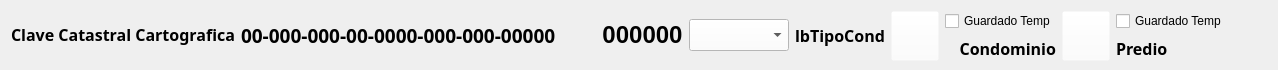
     <widget class="QWidget" name="widget" native="true">
      <property name="sizePolicy">
       <sizepolicy hsizetype="Preferred" vsizetype="Fixed">
        <horstretch>0</horstretch>
        <verstretch>0</verstretch>
       </sizepolicy>
      </property>
      <property name="minimumSize">
       <size>
        <width>0</width>
        <height>70</height>
       </size>
      </property>
      <property name="maximumSize">
       <size>
        <width>16777215</width>
        <height>70</height>
       </size>
      </property>
      <property name="styleSheet">
       <string notr="true"/>
      </property>
      <layout class="QGridLayout" name="gridLayout_36">
       <item row="1" column="13">
        <spacer name="horizontalSpacer_17">
         <property name="orientation">
          <enum>Qt::Horizontal</enum>
         </property>
         <property name="sizeHint" stdset="0">
          <size>
           <width>40</width>
           <height>20</height>
          </size>
         </property>
        </spacer>
       </item>
       <item row="0" column="5" rowspan="2">
        <widget class="QLabel" name="lbTipoCond">
         <property name="font">
          <font>
           <family>Century Gothic</family>
           <pointsize>12</pointsize>
           <weight>75</weight>
           <bold>true</bold>
          </font>
         </property>
         <property name="styleSheet">
          <string notr="true">background : rgb(255,255,255,0)</string>
         </property>
         <property name="text">
          <string>lbTipoCond</string>
         </property>
         <property name="alignment">
          <set>Qt::AlignCenter</set>
         </property>
         <property name="margin">
          <number>10</number>
         </property>
        </widget>
       </item>
       <item row="0" column="6" rowspan="2">
        <widget class="QPushButton" name="btnGuardarCedCond">
         <property name="minimumSize">
          <size>
           <width>0</width>
           <height>50</height>
          </size>
         </property>
         <property name="maximumSize">
          <size>
           <width>50</width>
           <height>50</height>
          </size>
         </property>
         <property name="font">
          <font>
           <family>Century Gothic</family>
           <pointsize>11</pointsize>
           <weight>75</weight>
           <bold>true</bold>
          </font>
         </property>
         <property name="styleSheet">
          <string notr="true">background : rgb(255,255,255,0)</string>
         </property>
         <property name="text">
          <string/>
         </property>
         <property name="icon">
          <iconset>
           <normaloff>:/cedula/icons/flechaBlanca.png</normaloff>:/cedula/icons/flechaBlanca.png</iconset>
         </property>
         <property name="iconSize">
          <size>
           <width>48</width>
           <height>48</height>
          </size>
         </property>
         <property name="flat">
          <bool>false</bool>
         </property>
        </widget>
       </item>
       <item row="0" column="0" rowspan="2">
        <widget class="QLabel" name="label_1">
         <property name="maximumSize">
          <size>
           <width>16777215</width>
           <height>25</height>
          </size>
         </property>
         <property name="font">
          <font>
           <family>Century Gothic</family>
           <pointsize>12</pointsize>
           <weight>75</weight>
           <bold>true</bold>
          </font>
         </property>
         <property name="styleSheet">
          <string notr="true"/>
         </property>
         <property name="text">
          <string>Clave Catastral Cartografica</string>
         </property>
        </widget>
       </item>
       <item row="0" column="4" rowspan="2">
        <widget class="QComboBox" name="cmbCondo">
         <property name="minimumSize">
          <size>
           <width>100</width>
           <height>32</height>
          </size>
         </property>
         <property name="maximumSize">
          <size>
           <width>100</width>
           <height>32</height>
          </size>
         </property>
         <property name="font">
          <font>
           <family>Century Gothic</family>
           <pointsize>14</pointsize>
          </font>
         </property>
         <property name="styleSheet">
          <string notr="true">QComboBox QAbstractItemView::item { min-height: 25; font-family: &quot;Century Gothic&quot;;}
QListView{color: black ; font-size: 16px; outline:none; font-weight:bold; font-family: &quot;Century Gothic&quot;;}QListView::item:selected { color: red; background-color: lightgray; font-family: &quot;Century Gothic&quot;;}
QComboBox{ background : rgb(255,255,255); font-family: &quot;Century Gothic&quot;;}</string>
         </property>
        </widget>
       </item>
       <item row="0" column="11" rowspan="2">
        <widget class="QPushButton" name="btnGuardarCed">
         <property name="minimumSize">
          <size>
           <width>0</width>
           <height>50</height>
          </size>
         </property>
         <property name="maximumSize">
          <size>
           <width>50</width>
           <height>50</height>
          </size>
         </property>
         <property name="font">
          <font>
           <family>Century Gothic</family>
           <pointsize>11</pointsize>
           <weight>75</weight>
           <bold>true</bold>
          </font>
         </property>
         <property name="styleSheet">
          <string notr="true">background : rgb(255,255,255,0)</string>
         </property>
         <property name="text">
          <string/>
         </property>
         <property name="icon">
          <iconset>
           <normaloff>:/cedula/icons/flechaCafe.png</normaloff>:/cedula/icons/flechaCafe.png</iconset>
         </property>
         <property name="iconSize">
          <size>
           <width>48</width>
           <height>48</height>
          </size>
         </property>
         <property name="flat">
          <bool>false</bool>
         </property>
        </widget>
       </item>
       <item row="1" column="9">
        <widget class="QLabel" name="label_17">
         <property name="maximumSize">
          <size>
           <width>240</width>
           <height>16777215</height>
          </size>
         </property>
         <property name="font">
          <font>
           <family>Century Gothic</family>
           <pointsize>12</pointsize>
           <weight>75</weight>
           <bold>true</bold>
          </font>
         </property>
         <property name="text">
          <string>&lt;html&gt;&lt;head/&gt;&lt;body&gt;&lt;p align=&quot;right&quot;&gt;Condominio&lt;/p&gt;&lt;/body&gt;&lt;/html&gt;</string>
         </property>
         <property name="alignment">
          <set>Qt::AlignJustify|Qt::AlignVCenter</set>
         </property>
        </widget>
       </item>
       <item row="0" column="2" rowspan="2">
        <spacer name="horizontalSpacer_16">
         <property name="orientation">
          <enum>Qt::Horizontal</enum>
         </property>
         <property name="sizeHint" stdset="0">
          <size>
           <width>40</width>
           <height>20</height>
          </size>
         </property>
        </spacer>
       </item>
       <item row="0" column="9">
        <widget class="QCheckBox" name="ckbGuardadoTemCedCond">
         <property name="text">
          <string>Guardado Temp</string>
         </property>
        </widget>
       </item>
       <item row="0" column="3" rowspan="2">
        <widget class="QLabel" name="lbPredioGlobal">
         <property name="font">
          <font>
           <pointsize>18</pointsize>
           <weight>75</weight>
           <bold>true</bold>
          </font>
         </property>
         <property name="styleSheet">
          <string notr="true">background : rgb(255,255,255,0);
</string>
         </property>
         <property name="text">
          <string>&lt;html&gt;&lt;head/&gt;&lt;body&gt;&lt;p align=&quot;center&quot;&gt;000000&lt;/p&gt;&lt;/body&gt;&lt;/html&gt;</string>
         </property>
         <property name="alignment">
          <set>Qt::AlignCenter</set>
         </property>
        </widget>
       </item>
       <item row="0" column="1" rowspan="2">
        <widget class="QLabel" name="lbCveCata">
         <property name="maximumSize">
          <size>
           <width>520</width>
           <height>40</height>
          </size>
         </property>
         <property name="font">
          <font>
           <family>Century Gothic</family>
           <pointsize>14</pointsize>
           <weight>75</weight>
           <bold>true</bold>
          </font>
         </property>
         <property name="styleSheet">
          <string notr="true"/>
         </property>
         <property name="text">
          <string>00-000-000-00-0000-000-000-00000</string>
         </property>
        </widget>
       </item>
       <item row="1" column="12">
        <widget class="QLabel" name="label_74">
         <property name="font">
          <font>
           <family>Century Gothic</family>
           <pointsize>12</pointsize>
           <weight>75</weight>
           <bold>true</bold>
          </font>
         </property>
         <property name="text">
          <string>Predio</string>
         </property>
        </widget>
       </item>
       <item row="0" column="12">
        <widget class="QCheckBox" name="ckbGuardadoTemCed">
         <property name="text">
          <string>Guardado Temp</string>
         </property>
        </widget>
       </item>
      </layout>
     </widget>
